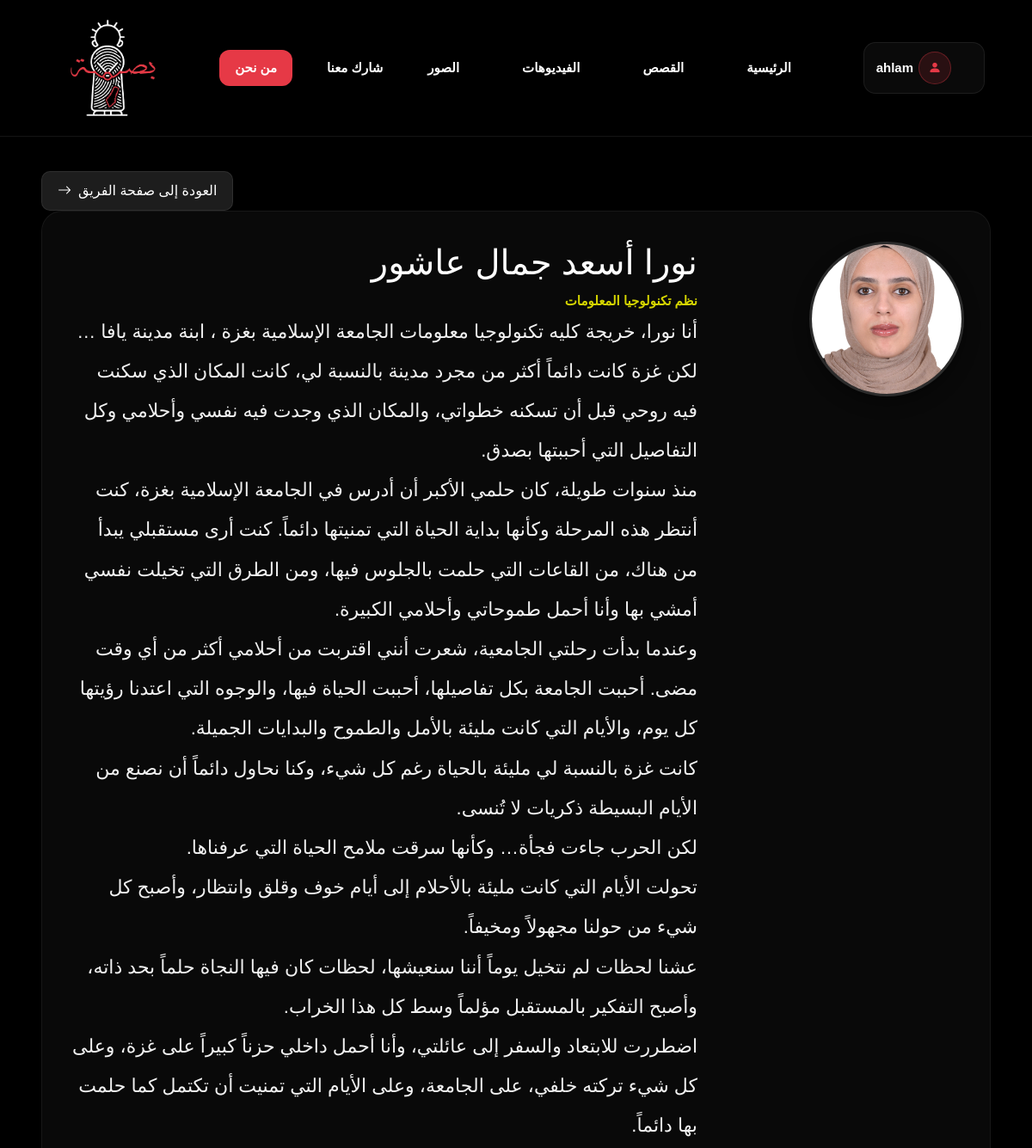
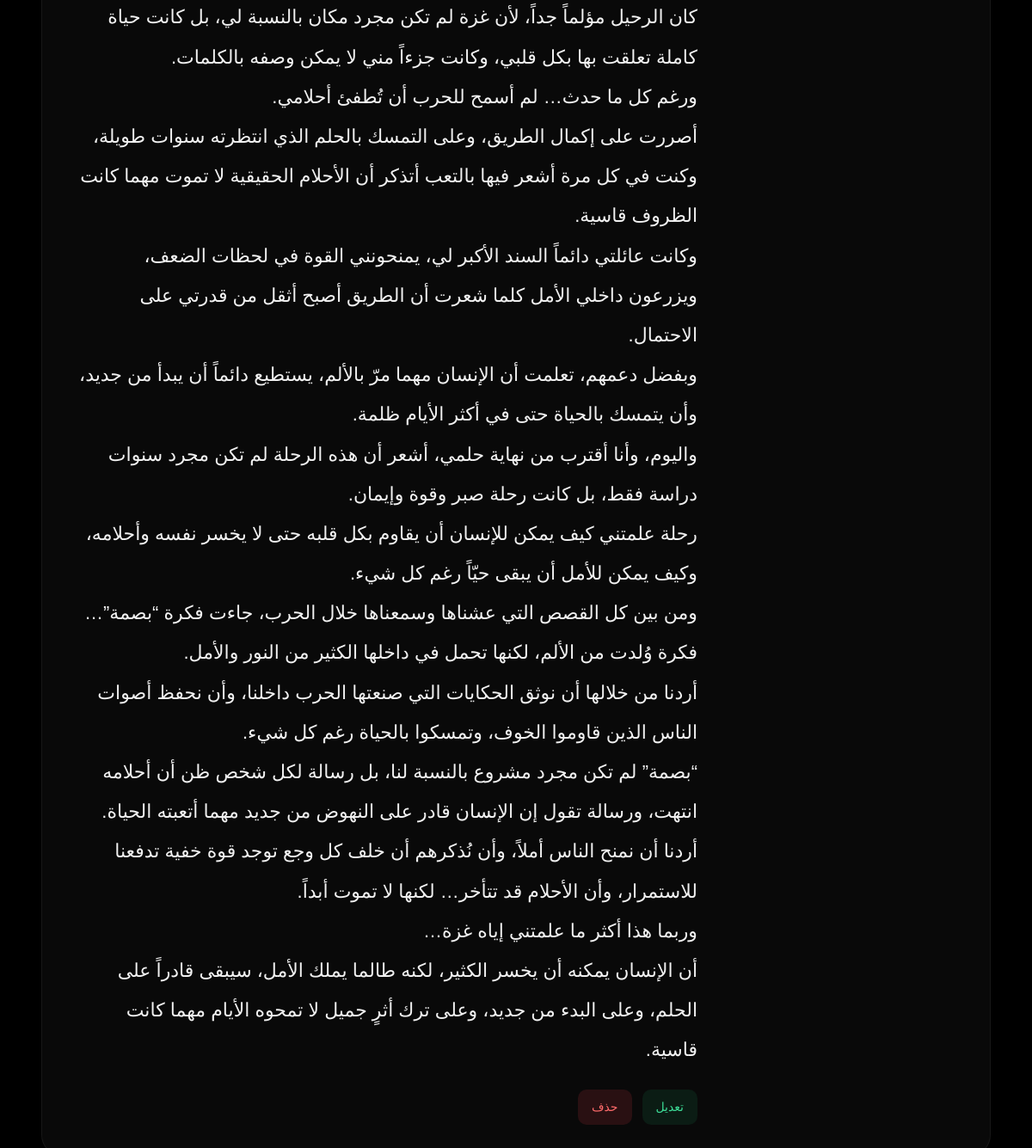
The page /admin/member.php?id=3 (signed in) on the database its author committed (2 pictures, top to bottom).
### tables this page shows
CREATE TABLE `team` (
  `id` int(11) NOT NULL,
  `name` varchar(255) NOT NULL,
  `role` varchar(255) NOT NULL,
  `story` text NOT NULL,
  `image` varchar(255) NOT NULL
);

### admin/member.php (the view, shortened to what this page needs)
<?php
include '../dbConnection.php';
$adminName = $_SESSION['username'] ?? 'Admin';
$id = (int) $_GET['id'];
$query = "SELECT * FROM team WHERE id = $id LIMIT 1";
$result = mysqli_query($conn, $query);
$row = mysqli_fetch_assoc($result);
?>
<!doctype html>
<html lang="ar" dir="ltr">
<head>
    <link href="https://cdn.jsdelivr.net/npm/bootstrap@5.3.2/dist/css/bootstrap.min.css" rel="stylesheet">
    <link href="https://cdn.jsdelivr.net/npm/bootstrap-icons@1.11.3/font/bootstrap-icons.css" rel="stylesheet">
    <link rel="stylesheet" href="../assets/css/navbar.css">
    <link rel="stylesheet" href="../assets/css/admin.css">
</head>
<body>
    <nav class="navbar navbar-expand-md navbar-dark bg-dark shadow">
        <div class="container">
            <div class="navbar-left">
                <a class="navbar-brand m-0 me-4" href="#">
                    <img src="../assets/images/logos/basmah.png" alt="logo" height="100" width="150">
                </a>
            </div>
            <div class="navbar-center">
                <div class="collapse navbar-collapse justify-content-center" id="navbarNav">
                    <ul class="navbar-nav gap-lg-6 mobile-menu-list">
                        <li class="nav-item active">
                            <a class="nav-link active" href="#">
                                من نحن
                            </a>
                        </li>
                        <li class="nav-item">
                            <a class="nav-link text-white" href="adminShareForm.php">شارك معنا</a>
                        </li>
                        <li class="nav-item dropdown">
                            <a class="nav-link dropdown-toggle text-white" href="#" role="button"
                                data-bs-toggle="dropdown">
                                الصور
                            </a>
                        </li>
                        <li class="nav-item dropdown">
                            <a class="nav-link dropdown-toggle text-white" href="#" role="button"
                                data-bs-toggle="dropdown">
                                الفيديوهات
                            </a>
                        </li>
                        <li class="nav-item dropdown">
                            <a class="nav-link dropdown-toggle text-white" href="#" role="button"
                                data-bs-toggle="dropdown">القصص</a>
                        </li>
                        <li class="nav-item">
                            <a class="nav-link" href="adminDash.php">الرئيسية</a>
                        </li>
                    </ul>
                </div>
            </div>
            <div class="navbar-right">
                <div class="nav-item dropdown admin-menu">
                    <a class="nav-link dropdown-toggle text-white" href="#" role="button" data-bs-toggle="dropdown">
                        <span class="admin-name"><?php echo htmlspecialchars($adminName); ?></span>
                        <span class="admin-icon-wrap">
                            <i class="bi bi-person-fill"></i>
                        </span>
                    </a>
                </div>
            </div>
        </div>
    </nav>
    <div class="page-container">
        <a href="adminTeamPage.php" class="btn-back">
            <i class="bi bi-arrow-right"></i>
            العودة إلى صفحة الفريق
        </a>
        <div class="member-view-card">
            <div class="member-side">
                <img src="../uploads/uploadsTeamPhotos/<?php echo htmlspecialchars($row['image']); ?>"
                    alt="member image" class="member-image">
            </div>
            <div class="member-content">
                <h1 class="member-title">
                    <?php echo htmlspecialchars($row['name']); ?>
                </h1>
                <div class="member-role">
                    <?php echo htmlspecialchars($row['role']); ?>
                </div>
                <div class="member-story">
                    <?php echo nl2br(htmlspecialchars($row['story'])); ?>
                </div>
                <div class="member-actions">
                    <a href="updateMember.php?id=<?php echo $row['id']; ?>" class="btn-edit">
                        تعديل
                    </a>
                    <a href="deleteMember.php?id=<?php echo $row['id']; ?>" class="btn-delete"
                        onclick="return confirm('هل أنت متأكد من حذف هذا العضو؟');">
                        حذف
                    </a>
                </div>
            </div>
        </div>
    </div>
</body>
</html>

### assets/css/navbar.css (style rules this page uses)
.navbar { background: #000 !important; border-bottom: 1px solid rgba(255, 255, 255, 0.08); padding: 14px 0; }
.navbar .container { display: flex; align-items: center; justify-content: space-between; gap: 20px; }
.navbar .navbar-brand img { width: 180px; height: 120px; object-fit: contain; }
.navbar .navbar-nav { align-items: center; gap: 28px; }
.navbar .nav-link { color: #fff !important; font-size: 15px; font-weight: 600; display: flex; align-items: center; gap: 6px; transition: 0.3s; padding: 10px 12px !important; border-radius: 10px; }
.navbar .nav-link.active { background: #e63946; color: #fff !important; border-radius: 12px; padding: 10px 18px !important; }
.navbar-left, .navbar-right { width: 180px; display: flex; align-items: center; }
.navbar-left { justify-content: flex-start; }
.navbar-right { justify-content: flex-end; gap: 15px; }
.navbar-center { flex: 1; display: flex; justify-content: center; }
.navbar-center .navbar-collapse { justify-content: center; }
.navbar-nav { margin: 0 !important; }
.navbar .dropdown-toggle::after { border: none; content: "\F282"; font-family: "bootstrap-icons"; font-size: 12px; opacity: 0; transition: 0.35s ease; }
.admin-menu .nav-link { background: rgba(255, 255, 255, 0.04); border: 1px solid rgba(255, 255, 255, 0.08); padding: 10px 14px !important; border-radius: 14px; }
.admin-icon-wrap { width: 38px; height: 38px; border-radius: 50%; display: flex; align-items: center; justify-content: center; background: rgba(230, 57, 70, 0.14); border: 1px solid rgba(230, 57, 70, 0.35); color: #e63946; flex-shrink: 0; }
.admin-name { color: #fff; font-weight: 700; font-size: 15px; max-width: 90px; white-space: nowrap; overflow: hidden; text-overflow: ellipsis; }
.admin-menu .dropdown-toggle::after { margin-right: 6px; margin-left: 0; }

### assets/css/admin.css (style rules this page uses)
* { margin: 0; padding: 0; box-sizing: border-box; }
html, body { height: 100%; width: 100%; background-color: black; }
.container { padding-right: 25px; }
.page-container { width: 92%; max-width: 1350px; margin: 40px auto; }
.btn-edit, .btn-delete { border: none; padding: 10px 16px; border-radius: 10px; color: white; font-size: 14px; transition: 0.3s; text-decoration: none; display: inline-flex; align-items: center; gap: 6px; }
.btn-edit { background: rgba(25, 135, 84, 0.15); border-color: rgba(25, 135, 84, 0.4); color: #3ddc97; }
.btn-delete { background: rgba(220, 53, 69, 0.15); border-color: rgba(220, 53, 69, 0.4); color: #ff6b6b; }
.btn-back { background: #1d1d1d; border: 1px solid rgba(255, 255, 255, 0.08); color: white; padding: 10px 18px; border-radius: 10px; text-decoration: none; transition: 0.3s; display: inline-flex; align-items: center; gap: 8px; }
.member-story { color: #f1f1f1; direction: rtl; unicode-bidi: isolate; font-size: 22px; line-height: 2.1; margin: 0 0 22px 0; width: 100%; word-break: break-word; }
.member-actions { display: flex; gap: 12px; flex-wrap: wrap; justify-content: flex-start; }
.member-content { grid-area: content; text-align: right; }
.member-side { display: flex; flex-direction: column; align-items: center; justify-content: center; text-align: center; width: 170px; }
.member-image { width: 180px; height: 180px; border-radius: 50%; object-fit: cover; border: 3px solid rgba(255, 255, 255, 0.14); box-shadow: 0 8px 18px rgba(0, 0, 0, 0.35); margin-bottom: 14px; }
.member-role { font-size: 15px; color: #d6d600; font-weight: bold; line-height: 1.7; }
.member-view-card { direction: rtl; background: rgba(10, 10, 10, 0.94); border-radius: 24px; padding: 35px; border: 1px solid rgba(255, 255, 255, 0.06); box-shadow: 0 10px 30px rgba(0, 0, 0, 0.4); display: grid; grid-template-columns: 260px 1fr; grid-template-areas: "image content" "actions content"; gap: 30px 45px; align-items: start; }

### admin/member.php (style rules this page uses)
body { font-family: Arial, sans-serif; background: linear-gradient(rgba(0, 0, 0, 0.50), rgba(0, 0, 0, 0.50)), url("cover.png") center/cover no-repeat fixed; color: white; }

### rows shown on the page
team: image (picture), name "نورا أسعد جمال عاشور", role "نظم تكنولوجيا المعلومات", story "أنا نورا، خريجة كليه تكنولوجيا معلومات الجامعة الإسلامية بغزة ، ابنة مدينة يافا … لكن غزة كانت دائماً أكثر من مجرد مدينة بالنسبة لي، كانت المكان الذي سكنت فيه روحي قبل أن تسكنه خطواتي، والمكان الذي وجدت فيه نفسي وأحلامي وكل التفاصيل التي أحببتها بصدق. منذ سنوات طويلة، كان حلمي الأكبر أن أدرس في الجامعة الإسلامية بغزة، كنت أنتظر هذه المرحلة وكأنها بداية الحياة التي تمنيتها دائماً. كنت أرى مستقبلي يبدأ من هناك، من القاعات التي حلمت بالجلوس فيها، ومن الطرق التي تخيلت نفسي أمشي بها وأنا أحمل طموحاتي وأحلامي الكبيرة. وعندما بدأت رحلتي الجامعية، شعرت أنني اقتربت من أحلامي أكثر من أي وقت مضى. أحببت الجامعة بكل تفاصيلها، أحببت الحياة فيها، والوجوه التي اعتدنا رؤيتها كل يوم، والأيام التي كانت مليئة…"

### other values the page prints
$adminName "ahlam"
